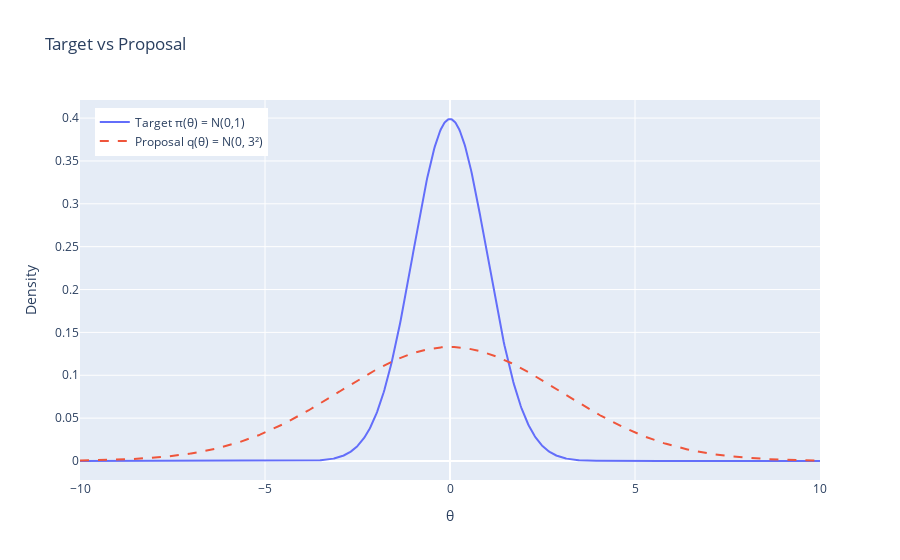
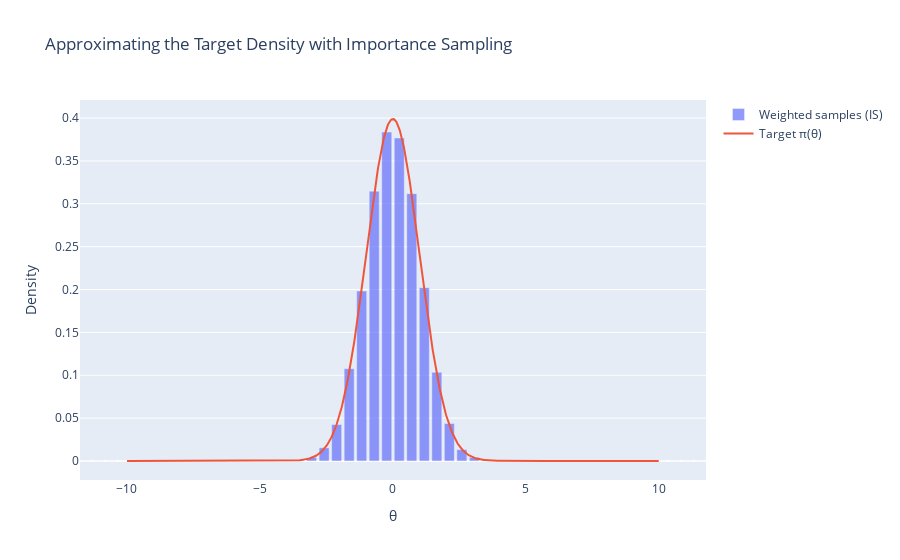
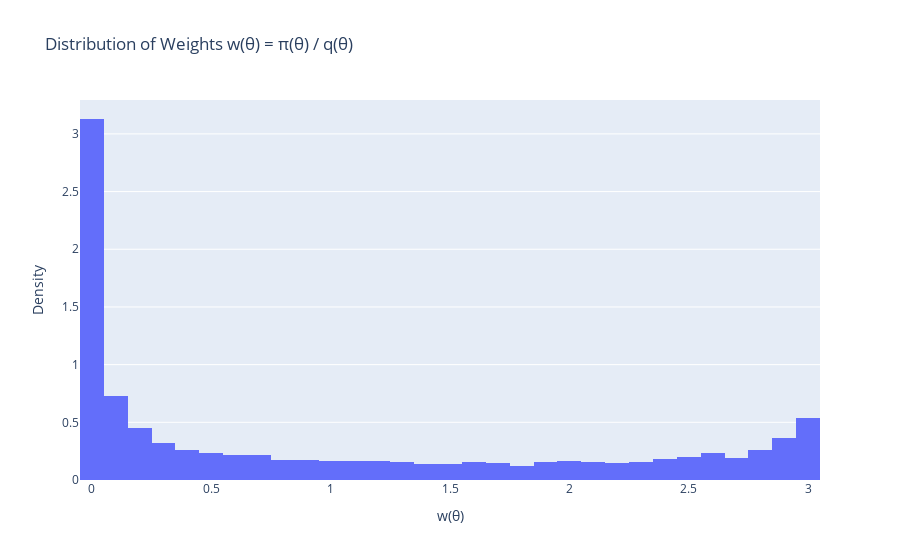

Notebook source saved alongside these figures, in order:
### Code cell
print("Number of samples N         :", N)
print("Estimated Z_hat             :", Z_hat)
print("Estimated I_hat (IS)        :", I_hat)
print("True value I_true           :", I_true)
print("Absolute error |I_hat - 1|  :", abs(I_hat - I_true))

# Grid for plotting densities
x = np.linspace(-10, 10, 1000)
pi_vals = pi_pdf(x)
q_vals = q_pdf(x)

### Plot 1: target vs proposal ###

fig1 = go.Figure()

fig1.add_trace(
    go.Scatter(
        x=x,
        y=pi_vals,
        mode="lines",
        name="Target π(θ) = N(0,1)"
    )
)

fig1.add_trace(
    go.Scatter(
        x=x,
        y=q_vals,
        mode="lines",
        name="Proposal q(θ) = N(0, 3²)",
        line=dict(dash="dash")
    )
)

fig1.update_layout(
    title="Target vs Proposal",
    xaxis_title="θ",
    yaxis_title="Density",
    legend=dict(x=0.02, y=0.98),
)

fig1.show()

### Plot 2: Weighted histogram (manual) vs target ###

hist_vals, bin_edges = np.histogram(
    theta_samples,
    bins=50,
    weights=weights_normalized,
    density=True
)

bin_centers = 0.5 * (bin_edges[:-1] + bin_edges[1:])

fig2 = go.Figure()

# Weighted histogram
fig2.add_trace(
    go.Bar(
        x=bin_centers,
        y=hist_vals,
        name="Weighted samples (IS)",
        opacity=0.7
    )
)

# Overlay target density
fig2.add_trace(
    go.Scatter(
        x=x,
        y=pi_vals,
        mode="lines",
        name="Target π(θ)"
    )
)

fig2.update_layout(
    title="Approximating the Target Density with Importance Sampling",
    xaxis_title="θ",
    yaxis_title="Density",
    barmode="overlay"
)

fig2.show()

### Plot 3: Distribution of importance weights ###

fig3 = go.Figure()

fig3.add_trace(
    go.Histogram(
        x=weights,
        histnorm="probability density",
        nbinsx=50
    )
)

fig3.update_layout(
    title="Distribution of Weights w(θ) = π(θ) / q(θ)",
    xaxis_title="w(θ)",
    yaxis_title="Density"
)

fig3.show()

### Figure 1 — Plotly figure (JSON) as saved in the notebook; plotly's stock layout.template omitted (floating-point values rounded to 4 significant figures; data arrays with more than 128 entries replaced by an {"elided": "..."} marker saying what was removed)
{"data": [{"mode": "lines", "name": "Target π(θ) = N(0,1)", "type": "scatter", "x": {"elided": "1000 float values"}, "y": {"elided": "1000 float values"}}, {"line": {"dash": "dash"}, "mode": "lines", "name": "Proposal q(θ) = N(0, 3²)", "type": "scatter", "x": {"elided": "1000 float values"}, "y": {"elided": "1000 float values"}}], "layout": {"legend": {"x": 0.02, "y": 0.98}, "title": {"text": "Target vs Proposal"}, "xaxis": {"title": {"text": "θ"}}, "yaxis": {"title": {"text": "Density"}}}}

### Figure 2 — Plotly figure (JSON) as saved in the notebook; plotly's stock layout.template omitted (floating-point values rounded to 4 significant figures; data arrays with more than 128 entries replaced by an {"elided": "..."} marker saying what was removed)
{"data": [{"name": "Weighted samples (IS)", "opacity": 0.7, "type": "bar", "x": [-11.53, -11.06, -10.59, -10.12, -9.648, -9.177, -8.706, -8.235, -7.764, -7.293, -6.823, -6.352, -5.881, -5.41, -4.939, -4.468, -3.997, -3.526, -3.055, -2.584, -2.113, -1.642, -1.172, -0.7006, -0.2297, 0.2412, 0.7121, 1.183, 1.654, 2.125, 2.596, 3.067, 3.538, 4.009, 4.479, 4.95, 5.421, 5.892, 6.363, 6.834, 7.305, 7.776, 8.247, 8.718, 9.189, 9.66, 10.13, 10.6, 11.07, 11.54], "y": [1.827e-29, 1.483e-27, 1.889e-26, 0.0, 1.031e-20, 4.478e-19, 6.147e-17, 1.191e-15, 5.228e-14, 1.904e-12, 5.318e-11, 1.14e-09, 1.658e-08, 2.472e-07, 2.3e-06, 2.171e-05, 0.0001493, 0.000874, 0.004059, 0.01537, 0.0425, 0.1076, 0.1983, 0.3147, 0.3837, 0.3767, 0.3118, 0.2022, 0.1034, 0.04372, 0.01327, 0.004022, 0.0008612, 0.0001412, 2.02e-05, 2.707e-06, 1.909e-07, 1.533e-08, 1.253e-09, 3.461e-11, 1.462e-12, 4.872e-14, 1.007e-15, 1.101e-17, 4.76e-19, 8.104e-21, 9.731e-24, 1.474e-25, 0.0, 1.148e-29]}, {"mode": "lines", "name": "Target π(θ)", "type": "scatter", "x": {"elided": "1000 float values"}, "y": {"elided": "1000 float values"}}], "layout": {"barmode": "overlay", "title": {"text": "Approximating the Target Density with Importance Sampling"}, "xaxis": {"title": {"text": "θ"}}, "yaxis": {"title": {"text": "Density"}}}}

### Figure 3 — Plotly figure (JSON) as saved in the notebook; plotly's stock layout.template omitted (floating-point values rounded to 4 significant figures; data arrays with more than 128 entries replaced by an {"elided": "..."} marker saying what was removed)
{"data": [{"histnorm": "probability density", "nbinsx": 50, "type": "histogram", "x": {"elided": "10000 float values"}}], "layout": {"title": {"text": "Distribution of Weights w(θ) = π(θ) / q(θ)"}, "xaxis": {"title": {"text": "w(θ)"}}, "yaxis": {"title": {"text": "Density"}}}}
